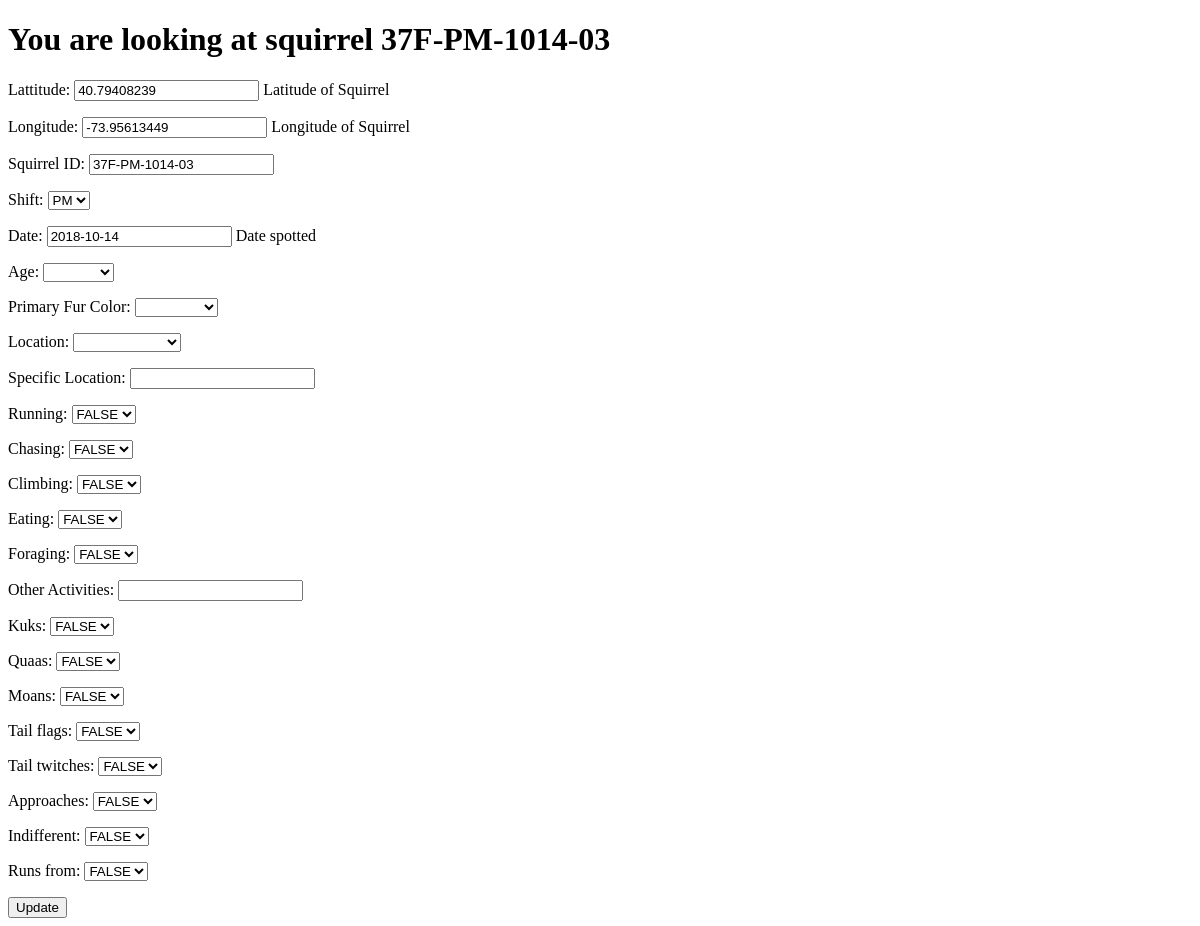
/sightings/37F-PM-1014-03/, run on an earlier commit of the app's database.
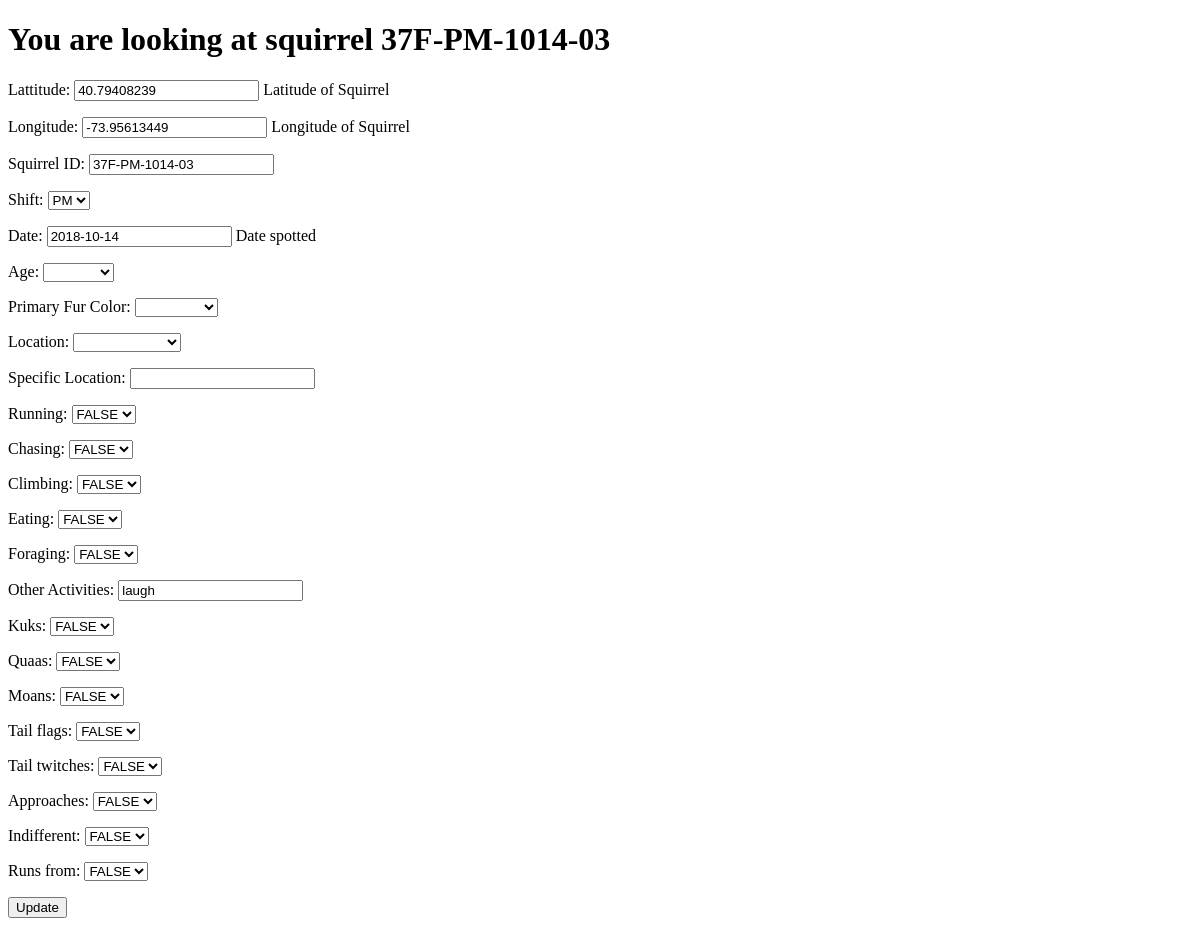
And on a later commit of the database.
### sightings/models.py (models this page shows)
class Squirrel_attr(models.Model):
    Lattitude = models.FloatField(
    help_text=('Latitude of Squirrel'),
    max_length = 40,
    )
    Longitude = models.FloatField(
    help_text=('Longitude of Squirrel'),
    max_length = 40,
    )
    Squirrel_ID = models.CharField(
    max_length = 20,
    unique = True,
    primary_key=True,
    )
    AM = 'AM'
    PM = 'PM'
    Shift_CHOICES = (
            (AM,'AM'),
            (PM, 'PM'),
    )
    Shift = models.CharField(
                max_length = 4,
                choices= Shift_CHOICES,
                default = AM,
    )
    Date = models.DateField(
                help_text=('Date spotted'),
    )
    ADULT = 'Adult'
    JUVENILE = 'Juvenile'
    BLANK = ''
    Age_CHOICES =(
            (ADULT,'Adult'),
            (JUVENILE,'Juvenile'),
            (BLANK,''),
    )
    Age = models.CharField(
                max_length = 16,
                choices= Age_CHOICES,
                blank = True,
                null=True,
    )
    BLACK ='Black'
    GRAY = 'Gray'
    CINNAMON = 'Cinnamon'
    BLANK = ''
    Primary_Fur_Color_CHOICES =(
        (BLACK,'Black'),
        (GRAY,'Gray'),
        (CINNAMON,'Cinnamon'),
        (BLANK,''),
    )
    Primary_Fur_Color = models.CharField(
                max_length = 16,
                choices= Primary_Fur_Color_CHOICES,
                blank= True,
                null = True,
    )
    ABOVE = 'Above Ground'
    PLANE = 'Ground Plane'
    BLANK = ''
    Location_CHOICES =(
        (ABOVE,'Above Ground'),
        (PLANE,'Ground Plane'),
        (BLANK,''),
    )
    Location = models.CharField(
                max_length = 40,
                choices= Location_CHOICES,
                blank = True,
                null = True,
    )
    Specific_Location = models.CharField(
                max_length = 100,
                blank = True,
                null = True,
    )
    TRUE = 'TRUE'
    FALSE = 'FALSE'
    TF_CHOICES = (
        (TRUE,'TRUE'),
        (FALSE,'FALSE'),
        (BLANK,''),
    )
    Running = models.CharField(
                max_length = 40,
                choices= TF_CHOICES,
                null = True,
                default = TRUE,
    )
    Chasing = models.CharField(
                max_length = 40,
                choices= TF_CHOICES,
                null = True,
                default = TRUE,
    )
    Climbing = models.CharField(
                max_length = 40,
                choices= TF_CHOICES,
                null = True,
                default = TRUE,
    )
    Eating = models.CharField(
                max_length = 40,
                choices= TF_CHOICES,
                null = True,
                default = TRUE,
    )
    Foraging = models.CharField(
                max_length = 40,
                choices= TF_CHOICES,
                null = True,
                default = TRUE,
    )
    Other_Activities = models.CharField(
                max_length = 40,
                null = True,
    )
    Kuks = models.CharField(
                max_length = 40,
                choices= TF_CHOICES,
                null = True,
                default = TRUE,
    )
    Quaas = models.CharField(
                max_length = 40,
                choices= TF_CHOICES,
                null = True,
                default = TRUE,
    )
    Moans = models.CharField(
                max_length = 40,
                choices= TF_CHOICES,
                null = True,
                default = TRUE,
    )
    Tail_flags = models.CharField(
                max_length = 40,
                choices= TF_CHOICES,
                null = True,
                default = TRUE,
    )
    Tail_twitches = models.CharField(
                max_length = 40,
                choices= TF_CHOICES,
                null = True,
                default = TRUE,
    )
    Approaches = models.CharField(
                max_length = 40,
                choices= TF_CHOICES,
                null = True,
                default = TRUE,
    )
    Indifferent = models.CharField(
                max_length = 40,
                choices= TF_CHOICES,
                null = True,
                default = TRUE,
    )
    Runs_from = models.CharField(
                max_length = 40,
                choices= TF_CHOICES,
                null = True,
                default = TRUE,
    )

### sightings/views.py (the view)
# urls.py: path('<squirrel_id>/',views.squirrel_details),
def squirrel_details(request,squirrel_id):
    squirrels=get_object_or_404(Squirrel_attr,pk = squirrel_id)
    if request.method == 'POST':
        form = SquirrelForm(request.POST,instance = squirrels)
        if form.is_valid():
            form.save()
            return redirect(f'/sightings/{squirrel_id}')
    else:
        form = SquirrelForm(instance = squirrels)
    context = {
            'squirrels':squirrels,
            'form':form
    }
    return render(request,'sightings/detail.html',context)

### sightings/forms.py
class SquirrelForm(ModelForm):
    class Meta:
        model = Squirrel_attr
        fields = '__all__'

### sightings/templates/sightings/detail.html (shortened to what this page needs)
<!DOCTYPE html>
<html lang="en">
<header>
    <h1>You are looking at squirrel {{ squirrels.Squirrel_ID }}</h1>
  </header>
<form method="post">
    {{ form.as_p }}
    <input type="submit" value="Update">
</form>

What changed in the data, as far as the page shows it:
changed Squirrel_attr "37F-PM-1014-03": Other_Activities (not shown) → "laugh"
